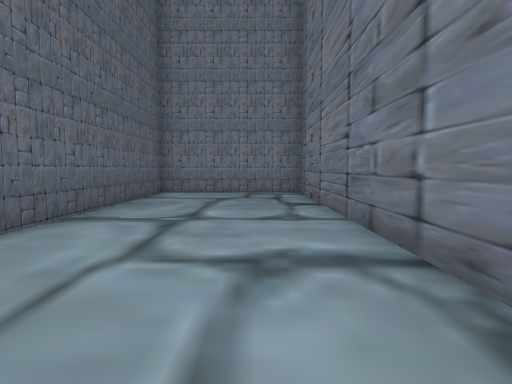
View 1 (above)

24 first-person views from a walk through a 3-D level made in the Unity game engine. The camera is 1.3 m above the floor, tilts 4° down and sees 75° across. The floor is counted in squares, 2 m on a side. Each view is taken from the middle of a square. On the plan, view 1 faces up. The plan holds only what a view shows up to about 10 squares ahead; the rest is blank. The place goes on beyond the plan. The player is left out.

View 2
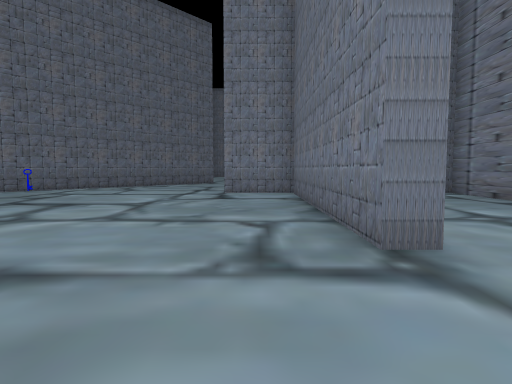

View 3
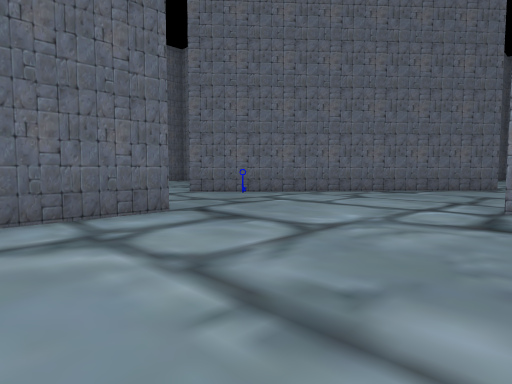

View 4
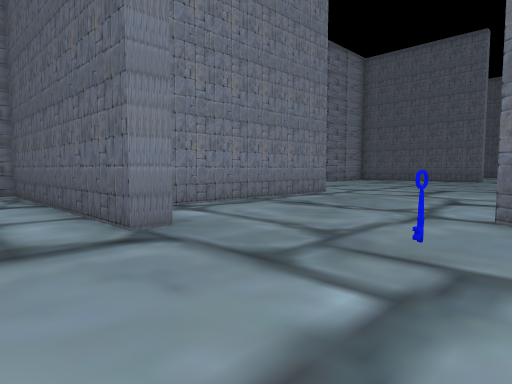

View 5
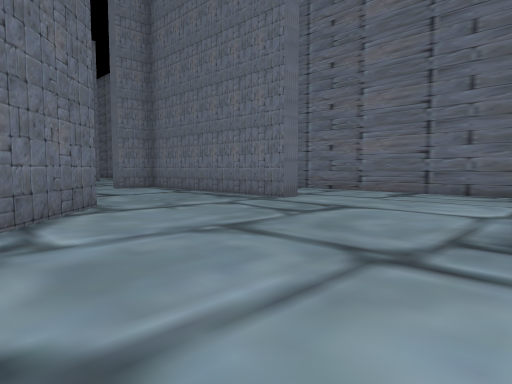

View 6
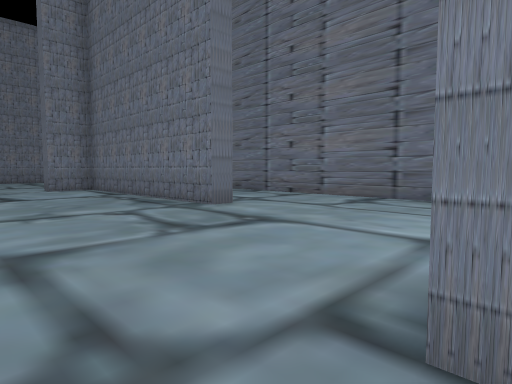

View 7
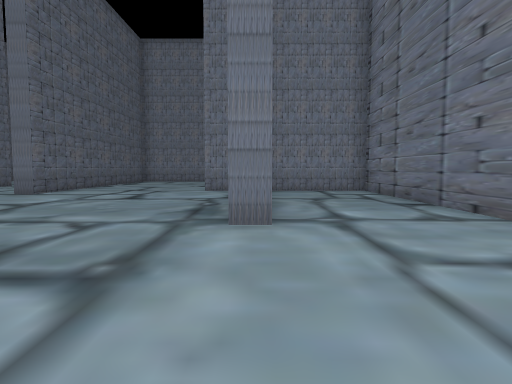

View 8
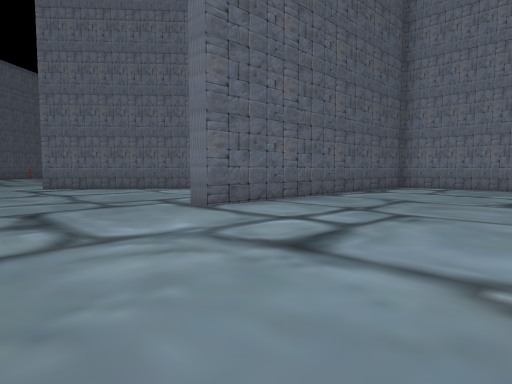

View 9
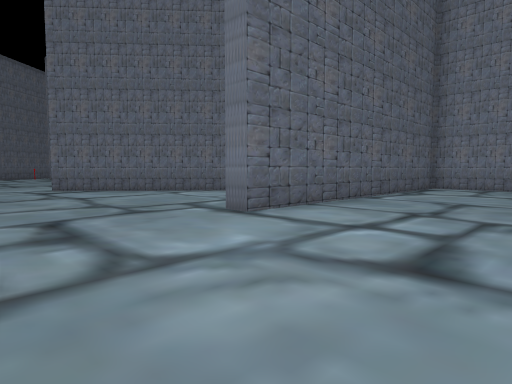

View 10
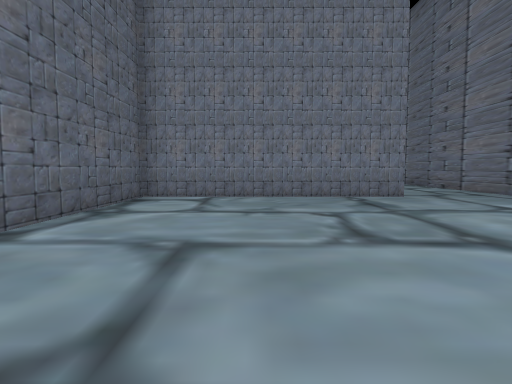

View 11
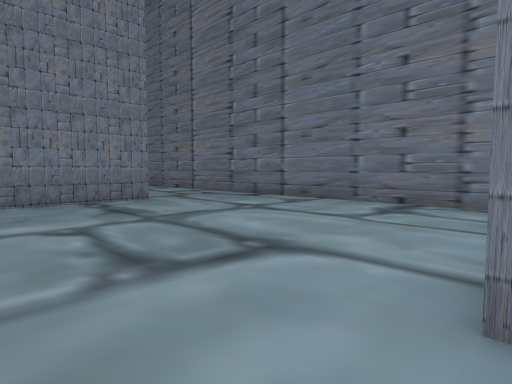

View 12
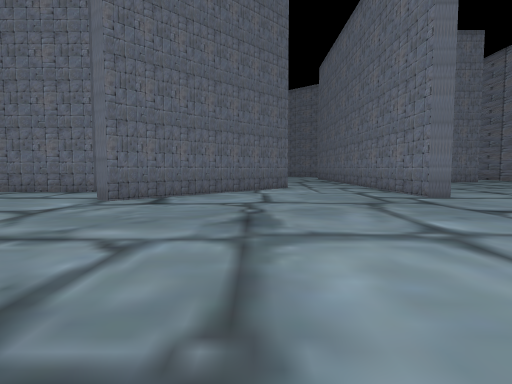

View 13
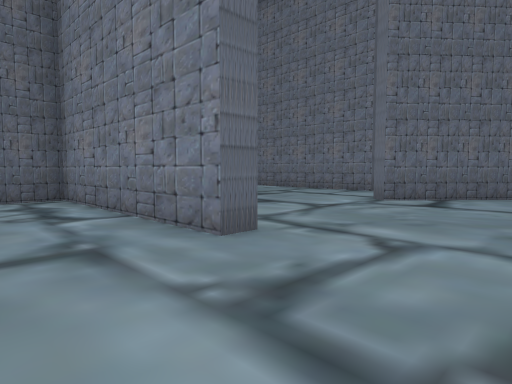

View 14
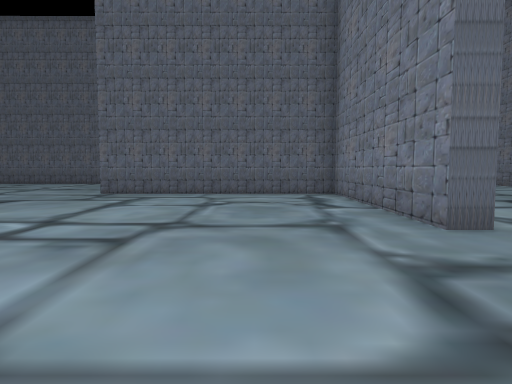

View 15
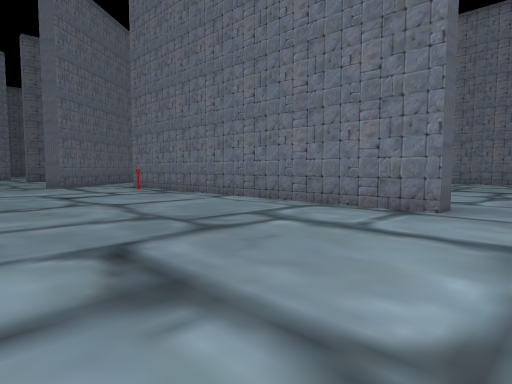

View 16
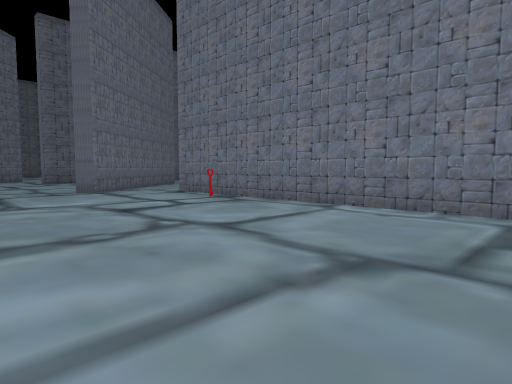

View 17
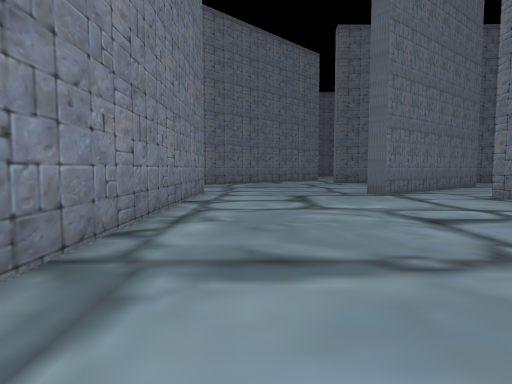

View 18
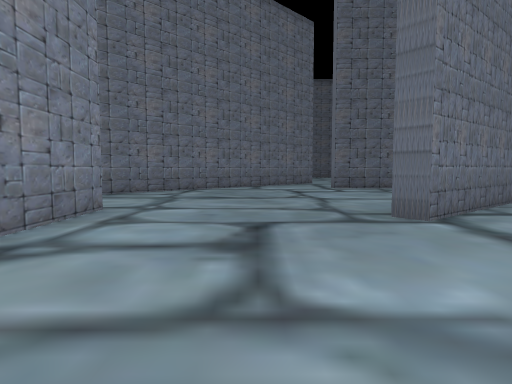

View 19
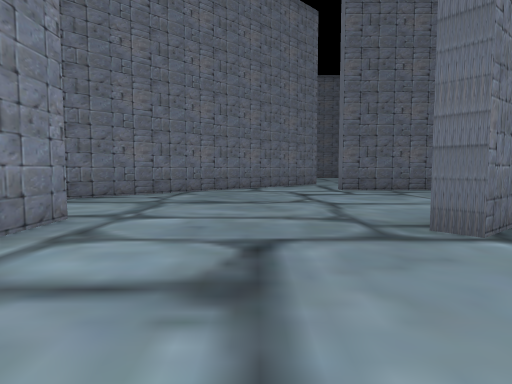

View 20
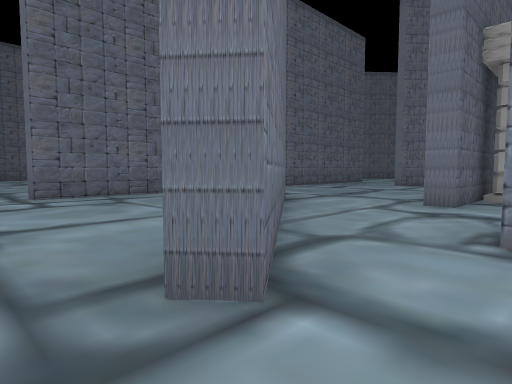

View 21
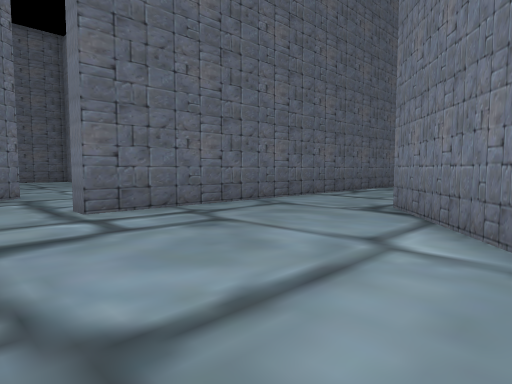

View 22
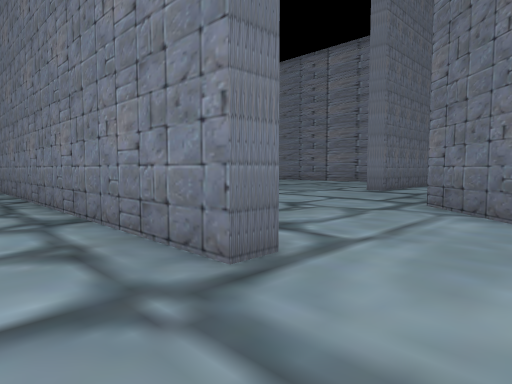

View 23
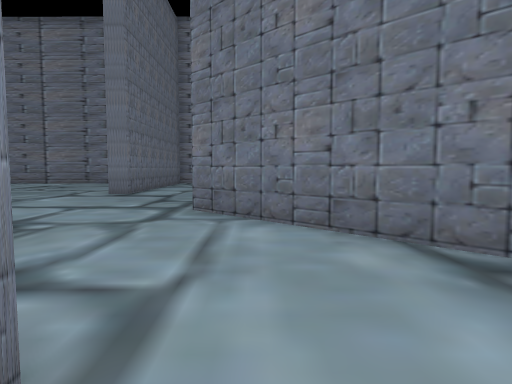

View 24
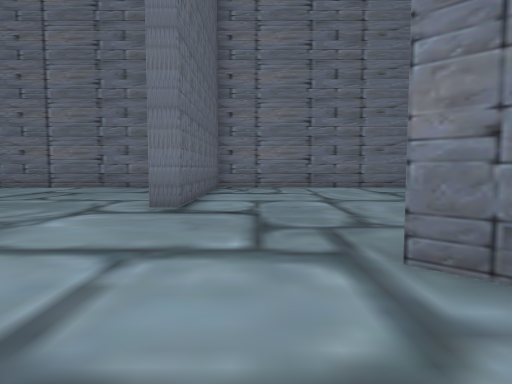

### Floor plan
Points are (right, up) in squares from view 1. A wall is a line through its corners. A room is listed if a view was taken in it or the views show most of it. See-through windows are left out.
Room 1 (views 1, 2, 3, 4, 5, 6, 7, 8, 9, 10, 11, 12, 13, 14, 15, 16, 17, 18, 19, 20, 21, 22, 23, 24)
walls: (-14.5, 13.5) (-14.5, 13) (-19.6, 13) (-19.5, 6.9); (-15, 3.8) (-10.1, 3.8); (-9, 5.6) (-8.5, 5.6) (-8.5, -0.5); (-16.5, 20.8) (-16.5, 20.3) (-26.6, 20.3); (-5.9, 15) (-11.9, 8.2); (-11.6, 21.4) (-14.9, 17.6) (-15.3, 18); (-1.8, 13.8) (-2.3, 13.8) (-2.3, 19.5); (-28.3, 12.9) (-28.3, 13.6) (-18.8, 13.5); (-2.6, 19.8) (-3.5, 19.8) (-3.5, 20.3); (-28, 19.2) (-27.1, 18.1) (-27.6, 17.8); (-25.7, 1.1) (-25.7, 5.6) (-25.1, 5.6); (-2.4, 2.6) (-3, 2.6) (-3, 8.9) (-4.8, 8.9); (1.2, 10.1) (1.2, 19.8) (-1.6, 19.8); (-29.4, 20.2) (-31.3, 22.6); (1.2, 21) (1.2, 29.1); (-34, 14.8) (-28, 8.8); (1.2, 1.5) (1.2, 8.8) (-2.5, 8.9) (-2.5, 3.2); (-1.5, 26.6) (-7.6, 26.6) (-7.6, 18.4) (-8.1, 18.5) (-8.1, 21.1); (-34, 23.5) (-34, 18.6) (-34.5, 18.6)
ways out: opening at (-32.5, 23); opening at (-27, 20); opening at (-15.5, 19.5)
objects: other object (-23, 19); other object (-10, 8)

Where each view was taken, in squares from view 1:
view 1: 0 up, 0 right, facing up
view 2: 0 up, 4 left, facing up
view 3: 3 up, 4 left, facing up-left
view 4: 9 up, 7 left, facing down-left
view 5: 9 up, 8 left, facing up-right
view 6: 9 up, 6 left, facing up-right
view 7: 10 up, 2 left, facing up
view 8: 15 up, 3 left, facing up-left
view 9: 15 up, 4 left, facing up-left
view 10: 19 up, 5 left, facing up
view 11: 20 up, 5 left, facing up-right
view 12: 11 up, 12 left, facing up
view 13: 11 up, 12 left, facing up-left
view 14: 11 up, 11 left, facing left
view 15: 15 up, 15 left, facing up-left
view 16: 15 up, 18 left, facing up-left
view 17: 15 up, 19 left, facing left
view 18: 16 up, 23 left, facing left
view 19: 16 up, 24 left, facing left
view 20: 17 up, 26 left, facing up-left
view 21: 17 up, 29 left, facing up-left
view 22: 15 up, 30 left, facing down-right
view 23: 14 up, 29 left, facing down
view 24: 11 up, 27 left, facing down
